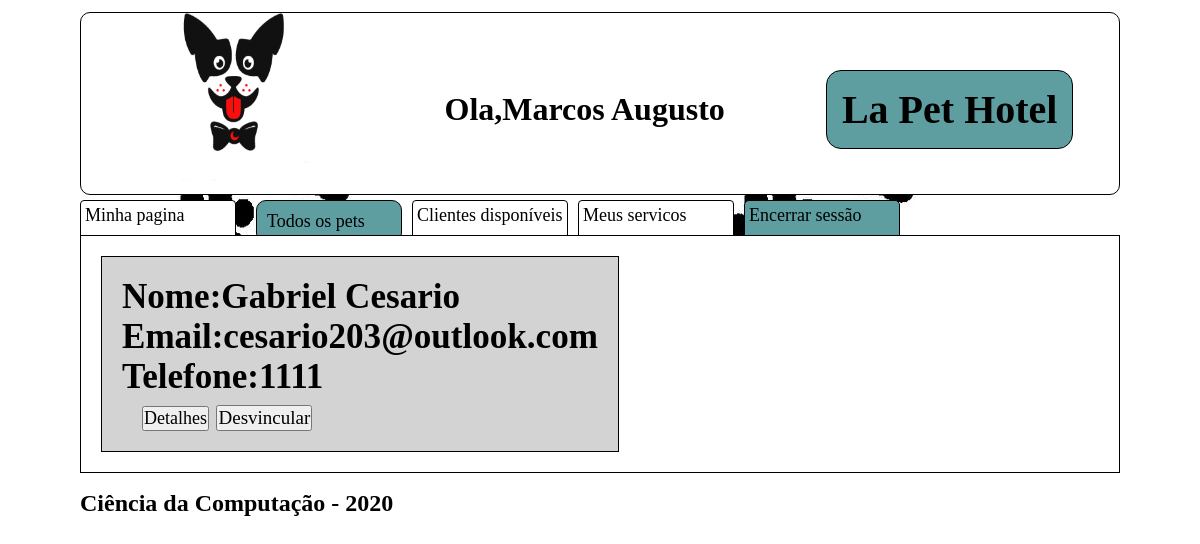
Page /monitor/ (signed in) on the committed database.
### cliente/models.py (models this page shows, shortened)
class Pessoa(models.Model):
    _CPF = models.CharField(max_length=16, blank=False,null=False, default=0)
    _nome = models.CharField("Nome",max_length=100,blank=False,null=False)
    _email = models.EmailField("E-Mail",max_length=200,blank=True, null=False, unique=True)
    _tel = models.CharField("Telefone",max_length=20,blank=True,null=True)
    user = models.OneToOneField(User, verbose_name="Usuario",on_delete=models.CASCADE, null=True)
    class Meta:
        abstract = True
    @property
    def nome(self):
        return self._nome
    @property
    def CPF(self):
        return self._CPF
    @property
    def email(self):
        return self._email
    @property
    def tel(self):
        return self._tel

class Monitor(Pessoa):
    administrador = models.ForeignKey(Administrador, verbose_name="Administradores",on_delete=models.CASCADE, null=True,blank=True)
    _CTPS = models.CharField(max_length=25,blank=True,null=True)
    class Meta:
        verbose_name = 'monitor'
        verbose_name_plural = 'monitores'
    @property
    def CTPS(self):
        return self._CTPS

class Cliente(Pessoa):
    monitor_escolhido = models.ForeignKey(Monitor, verbose_name="Monitor responsável", on_delete=models.CASCADE, null=True,blank=True)
    class Meta:
        verbose_name = 'cliente'
        verbose_name_plural = 'clientes'

### cliente/views.py (the view)
# urls.py: path('monitor/', views.monitor),
@login_required(login_url='/login/')
def monitor(request):#Metodo para renderizar o login do tipo monitor mostrando a lista dos clientes atrelados ao monitor
    monitor = Monitor.objects.get(user = request.user)
    cliente = Cliente.objects.filter(monitor_escolhido = monitor)
    pet = Pet.objects.filter(dono = cliente)
    return render(request, 'monitor.html',{'cliente':cliente,'monitor':monitor,'pet':pet})

### cliente/templates/monitor.html
{%load static%}<!DOCTYPE html><html lang="en"><head><meta charset="UTF-8"><meta name="viewport" content="width=device-width,initial-scale=1"><link rel="stylesheet" type="text/css" href="{% static 'assets/css/monitor.css' %}"><title>Ola,{{monitor.nome}}</title></head><body><div class="header"><img class="logo" src="{% static 'assets/imgs/logo.png' %}" alt="My image"><h1 class="user">Ola,{{monitor.nome}}</h1><h1 class="title">La Pet Hotel</h1></div><div class="nav"><ul class="nav-1"><li class="cadastro"><a href="/todos-pets/">Todos os pets</a></li><li class="minha-pagina"><a href="/monitor/{{monitor.id}}">Minha pagina</a></li><li class="novo-cliente"><a href="/rel_cliente">Clientes disponíveis</a></li><li class="meus-servicos"><a href="/monitor/servicos/{{monitor.id}}">Meus servicos</a></li><li class="logout"><a href="/logout/">Encerrar sessão</a></li></ul></div><div class="conteudo">{%if cliente%} {%for clientes in cliente%}<div class="pet"><h3>Nome:{{clientes.nome}}</h3><h3>Email:{{clientes.email}}</h3><h3>Telefone:{{clientes.tel}}</h3><div class="botoes"><button class=""><a href="/meu-cliente/{{clientes.id}}">Detalhes</a></button> <button id="myBtn">Desvincular</button><div id="myModal" class="modal"><div class="modal-content"><span class="close">&times;</span><p class="change">Tem certeza que deseja desvincular este cliente?</p><a class="redirect" href="/monitor/leave_cliente/{{clientes.id}}"><button class="delete">Deletar</button></a></div></div></div></div>{%endfor%} {%else%}<h1>Você não possui nenhum cliente</h1>{%endif%}</div><div class="footer"><footer><h2>Ciência da Computação - 2020</h2></footer></div><script src="{%static 'assets/js/monitor.js'%}"></script></body></html>

### static/assets/css/monitor.css (style rules this page uses)
* { padding:0;margin:0 }
h1 { font-family:'Indie Flower',cursive;margin-left:10px;margin-top:12px }
body { display:grid;background-image:url("/static/assets/imgs/ossos.jpg");min-width:100vh;grid-template-columns:1fr;grid-template-rows:200px 30px 1fr 100px;grid-template-areas:'cabecalho' 'navegacao' 'conteudo' 'rodape' }
.header { display:flex;margin:12px 80px 5px 80px;grid-area:cabecalho;background-color:white;align-items:center;border:solid 1px black;border-radius:10px;justify-content:space-around }
.logo { height:100% }
.title { font-size:40px;font-family:'Indie Flower',cursive;border:solid 1px black;background-color:cadetblue;padding:15px;border-radius:15px }
.nav { grid-area:navegacao;margin:0 300px 5px 80px }
.nav-1 { display:grid;list-style:none;grid-template-columns:1fr 1fr 1fr 1fr 1fr;grid-gap:10px;grid-template-areas:'botao-2 botao-1 botao-4 botao-6 botao-3' }
.cadastro { border:solid 1px black;padding:10px;border-radius:10px;margin-bottom:5px;margin-left:10px;background-color:cadetblue }
.nav-1 .logout { grid-area:botao-3;padding:4px;border:solid 1px black;background-color:cadetblue;border-radius:5px }
.nav-1 .minha-pagina { grid-area:botao-2;padding:4px;background-color:white;border:solid 1px black;border-radius:4px }
.nav-1 .meus-servicos { grid-area:botao-6;padding:4px;background-color:white;border:solid 1px black;border-radius:4px }
.nav-1 .novo-cliente { grid-area:botao-4;padding:4px;background-color:white;border:solid 1px black;border-radius:4px }
a { font-family:'Indie Flower',cursive;text-decoration:none;font-size:18px;color:black }
.conteudo { grid-area:conteudo;margin:5px 80px 5px 80px;background-color:white;display:grid;grid-template-columns:repeat(2,1fr);grid-gap:24px;border:solid 1px black }
.pet { margin:20px;border:solid 1px black;padding:20px;background-color:lightgray;font-size:30px }
.botoes { margin-left:20px }
.footer { grid-area:rodape;margin:12px 80px 5px 80px }
#myBtn { text-decoration:solid;font-family:'Indie Flower',cursive;font-size:19px;color:black }

### rows in the picture
Monitor: nome "Marcos Augusto"
Cliente: nome "Gabriel Cesario", email "cesario203@outlook.com", tel "1111"
